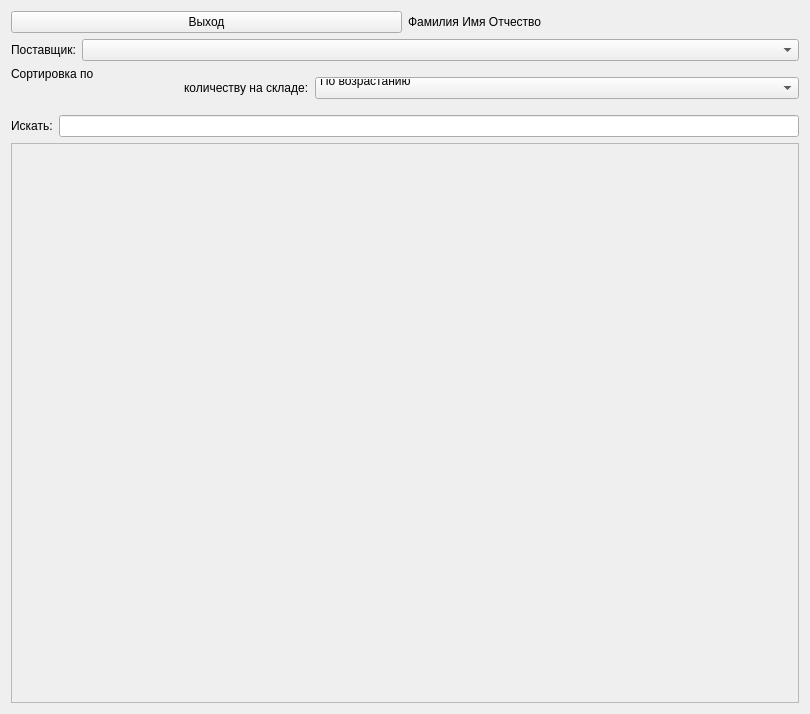
<?xml version="1.0" encoding="UTF-8"?>
<ui version="4.0">
    <class>Form</class>
    <widget class="QWidget" name="Form">
        <property name="geometry">
            <rect>
                <x>0</x>
                <y>0</y>
                <width>810</width>
                <height>714</height>
            </rect>
        </property>
        <property name="windowTitle">
            <string>Form</string>
        </property>
        <layout class="QGridLayout" name="gridLayout_2">
            <item row="0" column="0">
                <layout class="QVBoxLayout" name="verticalLayout">
                    <item>
                        <layout class="QHBoxLayout" name="horizontalLayout_2">
                            <item>
                                <widget class="QPushButton"
                                        name="logout_button">
                                    <property name="text">
                                        <string>Выход</string>
                                    </property>
                                </widget>
                            </item>
                            <item>
                                <widget class="QLabel" name="full_name_label">
                                    <property name="text">
                                        <string>Фамилия Имя Отчество</string>
                                    </property>
                                </widget>
                            </item>
                        </layout>
                    </item>
                    <item>
                        <layout class="QVBoxLayout" name="verticalLayout_2">
                            <item>
                                <layout class="QHBoxLayout"
                                        name="horizontalLayout_3">
                                    <item>
                                        <widget class="QLabel" name="label_2">
                                            <property name="text">
                                                <string>Поставщик:</string>
                                            </property>
                                        </widget>
                                    </item>
                                    <item>
                                        <widget class="QComboBox"
                                                name="search_suppliers_combo_box">
                                            <property name="sizePolicy">
                                                <sizepolicy
                                                        hsizetype="Expanding"
                                                        vsizetype="Fixed">
                                                    <horstretch>0</horstretch>
                                                    <verstretch>0</verstretch>
                                                </sizepolicy>
                                            </property>
                                        </widget>
                                    </item>
                                </layout>
                            </item>
                            <item>
                                <layout class="QHBoxLayout"
                                        name="horizontalLayout_8">
                                    <item>
                                        <widget class="QLabel" name="label_3">
                                            <property name="text">
                                                <string>Сортировка по
                                                    количеству на складе:
                                                </string>
                                            </property>
                                        </widget>
                                    </item>
                                    <item>
                                        <widget class="QComboBox"
                                                name="sort_by_stock_quantity_combo_box">
                                            <property name="sizePolicy">
                                                <sizepolicy
                                                        hsizetype="Expanding"
                                                        vsizetype="Fixed">
                                                    <horstretch>0</horstretch>
                                                    <verstretch>0</verstretch>
                                                </sizepolicy>
                                            </property>
                                            <item>
                                                <property name="text">
                                                    <string>По возрастанию
                                                    </string>
                                                </property>
                                            </item>
                                            <item>
                                                <property name="text">
                                                    <string>По убыванию
                                                    </string>
                                                </property>
                                            </item>
                                        </widget>
                                    </item>
                                </layout>
                            </item>
                            <item>
                                <layout class="QHBoxLayout"
                                        name="horizontalLayout">
                                    <item>
                                        <widget class="QLabel" name="label">
                                            <property name="text">
                                                <string>Искать:</string>
                                            </property>
                                        </widget>
                                    </item>
                                    <item>
                                        <widget class="QLineEdit"
                                                name="search_items_line_edit"/>
                                    </item>
                                </layout>
                            </item>
                        </layout>
                    </item>
                    <item>
                        <widget class="QScrollArea" name="items_scroll_area">
                            <property name="widgetResizable">
                                <bool>true</bool>
                            </property>
                            <widget class="QWidget"
                                    name="scrollAreaWidgetContents_2">
                                <property name="enabled">
                                    <bool>true</bool>
                                </property>
                                <property name="geometry">
                                    <rect>
                                        <x>0</x>
                                        <y>0</y>
                                        <width>784</width>
                                        <height>556</height>
                                    </rect>
                                </property>
                                <layout class="QVBoxLayout"
                                        name="verticalLayout_4">
                                    <item>
                                        <layout class="QVBoxLayout"
                                                name="item_cards_layout"/>
                                    </item>
                                </layout>
                            </widget>
                        </widget>
                    </item>
                </layout>
            </item>
        </layout>
    </widget>
    <resources/>
    <connections/>
</ui>
